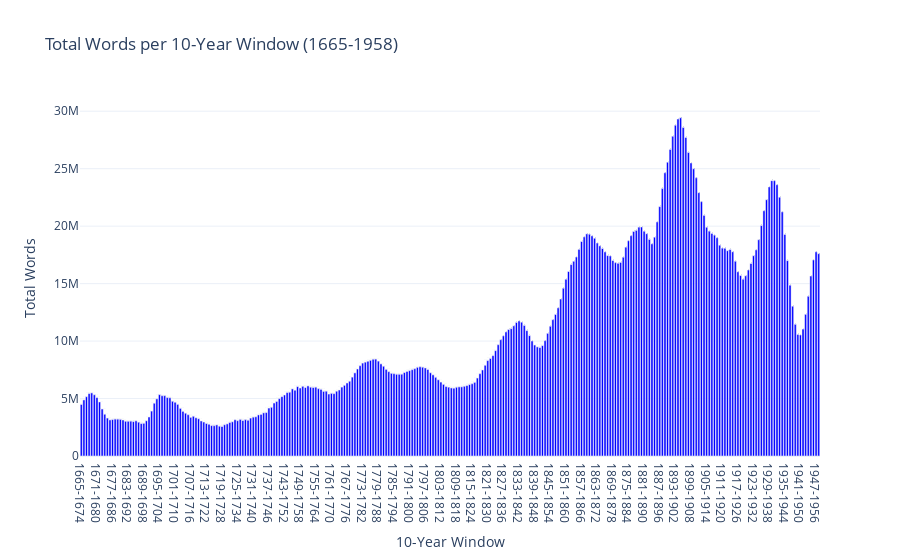
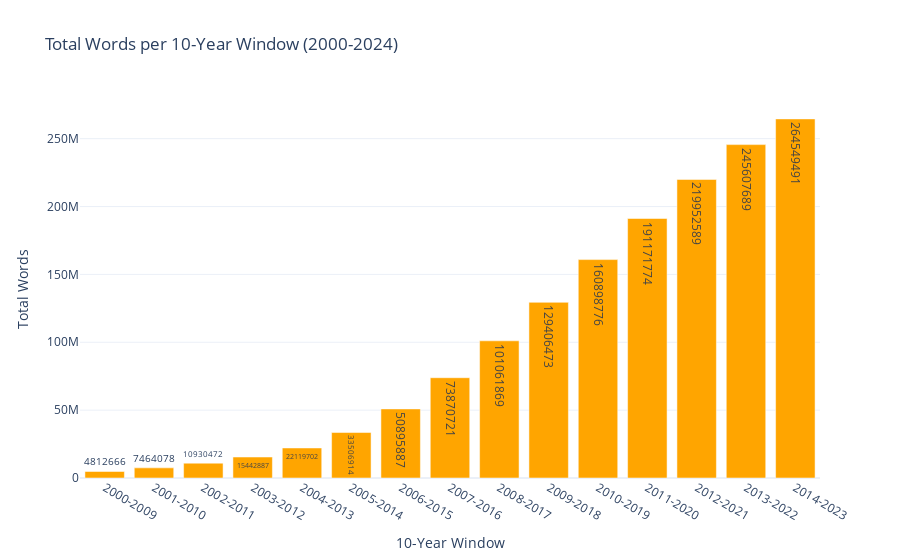

The cell these charts' notebook holds for them, in order:
### Code cell
def calculate_words_per_10_year_window(year_word_counts, start_year, end_year):
    words_per_window = {}
    for year in range(start_year, end_year - 9):
        window_start = year
        window_end = year + 9
        total_words = sum(year_word_counts.get(y, 0) for y in range(window_start, window_end + 1))
        words_per_window[f"{window_start}-{window_end}"] = total_words
    return words_per_window

# Calculate words for the historical period (1665-1958)
historical_words_per_window = calculate_words_per_10_year_window(year_word_counts, 1665, 1958)

# Calculate words for the modern period (2000-2024)
modern_words_per_window = calculate_words_per_10_year_window(year_word_counts, 2000, 2024)

print("Words per 10-year window (1665-1958):")
for window, total_words in historical_words_per_window.items():
    print(f"{window}: {total_words}")

print("\nWords per 10-year window (2000-2024):")
for window, total_words in modern_words_per_window.items():
    print(f"{window}: {total_words}")

# Prepare data for plotting
historical_windows = list(historical_words_per_window.keys())
historical_counts = list(historical_words_per_window.values())
modern_windows = list(modern_words_per_window.keys())
modern_counts = list(modern_words_per_window.values())

# Create the plot for the historical period
fig_historical = go.Figure()

fig_historical.add_trace(go.Bar(
    x=historical_windows,
    y=historical_counts,
    name='Historical Period (1665-1958)',
    marker=dict(color='blue'),
    text=historical_counts,
    textposition='auto',
    hovertemplate='Window: %{x}<br>Words: %{y}<extra></extra>'
))

fig_historical.update_layout(
    title='Total Words per 10-Year Window (1665-1958)',
    xaxis_title='10-Year Window',
    yaxis_title='Total Words',
    template='plotly_white'
)

fig_historical.show()

# Create the plot for the modern period
fig_modern = go.Figure()

fig_modern.add_trace(go.Bar(
    x=modern_windows,
    y=modern_counts,
    name='Modern Period (2000-2024)',
    marker=dict(color='orange'),
    text=modern_counts,
    textposition='auto',
    hovertemplate='Window: %{x}<br>Words: %{y}<extra></extra>'
))

fig_modern.update_layout(
    title='Total Words per 10-Year Window (2000-2024)',
    xaxis_title='10-Year Window',
    yaxis_title='Total Words',
    template='plotly_white'
)

fig_modern.show()

### Figure 1 — Plotly figure (JSON) as saved in the notebook; plotly's stock layout.template omitted (floating-point values rounded to 4 significant figures; data arrays with more than 128 entries replaced by an {"elided": "..."} marker saying what was removed)
{"data": [{"hovertemplate": "Window: %{x}<br>Words: %{y}<extra></extra>", "marker": {"color": "blue"}, "name": "Historical Period (1665-1958)", "text": {"elided": "284 str values"}, "textposition": "auto", "type": "bar", "x": {"elided": "284 str values"}, "y": {"elided": "284 int values"}}], "layout": {"title": {"text": "Total Words per 10-Year Window (1665-1958)"}, "xaxis": {"title": {"text": "10-Year Window"}}, "yaxis": {"title": {"text": "Total Words"}}}}

### Figure 2 — Plotly figure (JSON) as saved in the notebook; plotly's stock layout.template omitted (floating-point values rounded to 4 significant figures)
{"data": [{"hovertemplate": "Window: %{x}<br>Words: %{y}<extra></extra>", "marker": {"color": "orange"}, "name": "Modern Period (2000-2024)", "text": ["4812666", "7464078", "10930472", "15442887", "22119702", "33506914", "50895887", "73870721", "101061869", "129406473", "160898776", "191171774", "219952589", "245607689", "264549491"], "textposition": "auto", "type": "bar", "x": ["2000-2009", "2001-2010", "2002-2011", "2003-2012", "2004-2013", "2005-2014", "2006-2015", "2007-2016", "2008-2017", "2009-2018", "2010-2019", "2011-2020", "2012-2021", "2013-2022", "2014-2023"], "y": [4812666, 7464078, 10930472, 15442887, 22119702, 33506914, 50895887, 73870721, 101061869, 129406473, 160898776, 191171774, 219952589, 245607689, 264549491]}], "layout": {"title": {"text": "Total Words per 10-Year Window (2000-2024)"}, "xaxis": {"title": {"text": "10-Year Window"}}, "yaxis": {"title": {"text": "Total Words"}}}}
